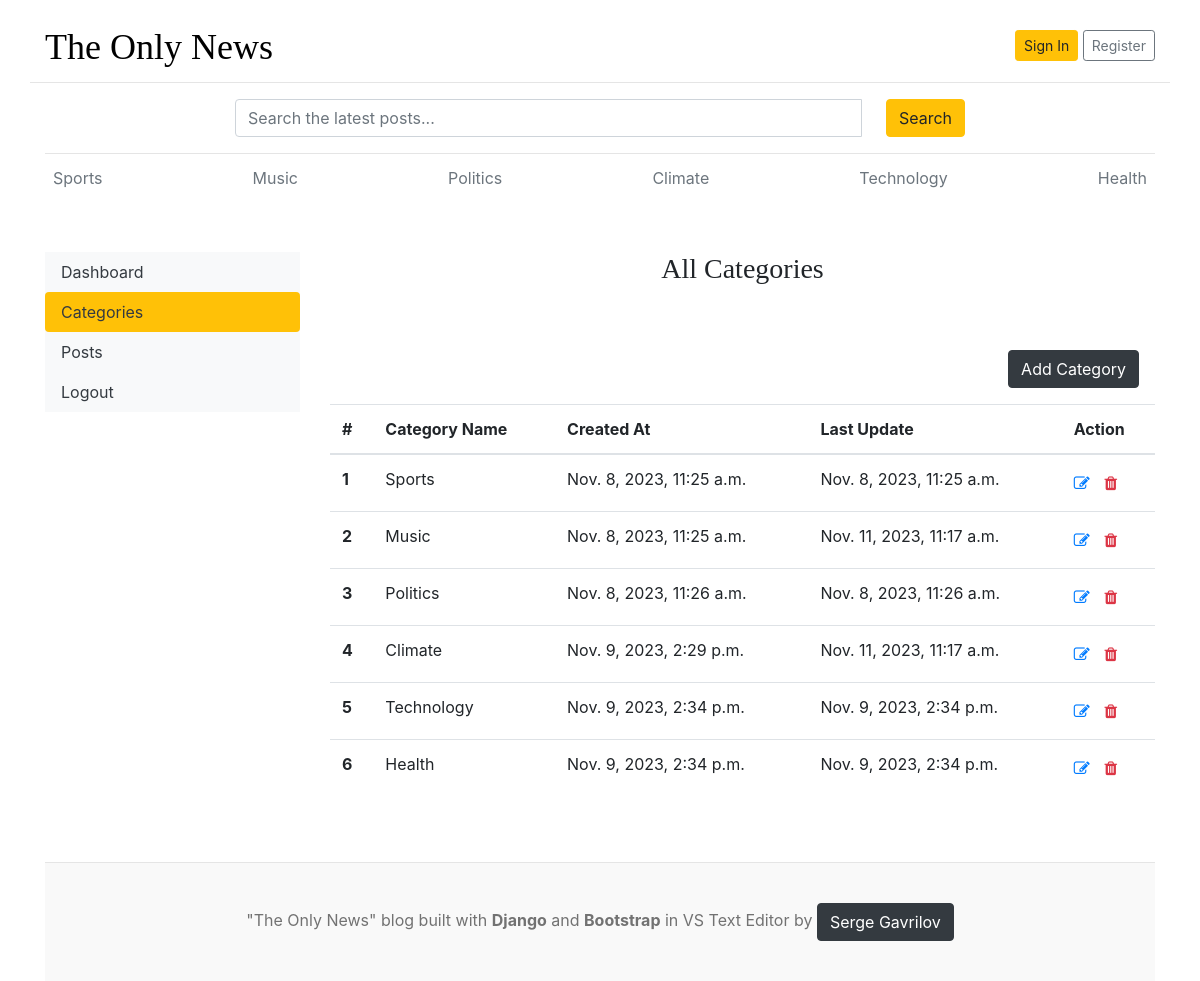
/dashboard/categories/, run on the app's committed database.
### blogs/models.py (models this page shows, shortened)
class Category(models.Model):
    category_name = models.CharField(max_length=50, unique=True)
    created_at = models.DateTimeField(auto_now_add=True)
    updated_at = models.DateTimeField(auto_now=True)
    class Meta:
        verbose_name_plural = 'categories'
    def __str__(self):
        return self.category_name

class MyWeb(models.Model):
    myname = models.CharField(max_length=25)
    mylink = models.URLField(max_length=100)
    class Meta:
        verbose_name_plural = 'My Website'

### dashboards/views.py (the view)
# urls.py: path('categories/', views.categories, name='categories'),
def categories(request):
    return render(request, 'dashboard/categories.html')

### blogs/context_processors.py (called while the page is built)
def get_categories(request):
    categories = Category.objects.all()
    return dict(categories=categories)

def get_social_links(request):
    social_links = SocialLink.objects.all()
    return dict(social_links=social_links)

def get_my_web(request):
    my_web = MyWeb.objects.all()
    return dict(my_web=my_web)

### templates/dashboard/categories.html (shortened to what this page needs)
{% extends 'base.html'%}
{% block content %}
<div class="row dashboard">
    {% include 'dashboard/sidebar.html' %}
    <div class="col-md-9">
        <h3 class="text-center mb-5">All Categories</h3>
        <a href="{% url 'add_category' %}" class="btn btn-dark float-right m-3">Add Category</a>
        <table class="table table-hover">
            <thead>
              <tr>
                <th>#</th>
                <th>Category Name</th>
                <th>Created At</th>
                <th>Last Update</th>
                <th>Action</th>
              </tr>
            </thead>
            <tbody>
                {% for cat in categories %}
              <tr>
                <th>{{forloop.counter}}</th>
                <td>{{cat}}</td>
                <td>{{cat.created_at}}</td>
                <td>{{cat.updated_at}}</td>
                <td>
                    <a href="{% url 'edit_category' cat.id %}"><i class="fa fa-edit py-2 w-25"></i></a>
                    <a href="{% url 'delete_category' cat.id %}"><i class="fa fa-trash text-danger py-2 w-25"></i></a>
                </td>
              </tr>
              {% endfor %}
            </tbody>
          </table>
    </div>
</div>
{% endblock %}

### templates/base.html (shortened to what this page needs)
{% load static %}
<!DOCTYPE html>
<html lang="en">
  <head>
    <link
      href="https://getbootstrap.com/docs/4.0/dist/css/bootstrap.min.css"
      rel="stylesheet"
    />
    <link rel="stylesheet"  href="{% static 'style/blog.css' %}" />
    <link rel="stylesheet" href="https://cdnjs.cloudflare.com/ajax/libs/font-awesome/4.7.0/css/font-awesome.min.css">
  </head>
  <body>
    <div class="container">
      <header class="blog-header py-3">
        <div class="row flex-nowrap justify-content-between align-items-center">
          <div class="col-8 pt-1">
            <a class="blog-header-logo" href="/">The Only News</a>
          </div>
          <div class="col-4 d-flex justify-content-end align-items-center">
            {% if not user.is_authenticated%}
            <a class="btn btn-sm btn-warning" href="{% url 'login' %}">Sign In</a> &nbsp;
            <a class="btn btn-sm btn-outline-secondary" href="{% url 'register' %}">Register</a>
            {% else %}
            <span>Welcome:<strong>{{ user }}</strong></span>
            <a class="btn btn-sm btn-outline-secondary ml-3" href="{% url 'logout' %}">Logout</a>
            <a class="btn btn-sm btn-outline-info ml-3" href="{% url 'dashboard' %}"><strong>Dashboard</strong></a>
            {% endif %}
          </div>
        </div>
        <div class="row flex-nowrap justify-content-between align-items-center search_fun mt-2" style="border-top: 1px solid #e5e5e5;" >
          <div class="col-2">
            </div>
          <div class="col-8 mt-3">
            <form action="{% url 'search' %}" method="GET">
              <div class="input-group">
                <input class="form-control" type="text" name="keyword" value="{{ keyword }}" placeholder="Search the latest posts..." aria-label="Enter search term..." aria-describedby="button-search" />
                <button type="submit" class="ml-4 btn btn-warning" id="button-search" type="button">Search</button>
            </div>
            </form>
          </div>
          <div class="col-2">
          </div>
        </div>
      </header>
      <div class="nav-scroller py-1 mb-2">
        <nav class="nav d-flex justify-content-between">
          {% for cat in categories %}
          <a class="p-2 text-muted" href="{% url 'posts_by_category' cat.id %}">{{cat.category_name}}</a>
          {% endfor %}
        </nav>
      </div>
{% block content %}
{% endblock %}
      {% if my_web %}
      <footer class="blog-footer">
        {% for myweb in my_web %}
        <p>"The Only News" blog built with <strong>Django</strong> and <strong>Bootstrap</strong> in VS Text Editor by <a class="btn btn-dark" href="{{ myweb.mylink }}" target="_blank">{{myweb.myname}}</a></p>
        {% endfor %}
      </footer>
      {% endif %}
    </body>
  </html>

### blog_main/static/style/blog.css (style rules this page uses)
.blog-header { border-bottom: 1px solid #e5e5e5; }
.blog-header-logo { font-family: "Playfair Display", Georgia, "Times New Roman", serif; font-size: 2.25rem; color: black; }
h1, h2, h3, h4, h5, h6 { font-family: "Playfair Display", Georgia, "Times New Roman", serif; }
.dashboard { margin-bottom: 50px; margin-top: 50px; }
.blog-footer { padding: 2.5rem 0; color: #727272; text-align: center; background-color: #f9f9f9; border-top: .05rem solid #e5e5e5; }
.blog-footer p:last-child { margin-bottom: 0; }

### data on the page
Category: category_name "Sports", created_at "Nov. 8, 2023, 11:25 a.m.", updated_at "Nov. 8, 2023, 11:25 a.m."
Category: category_name "Music", created_at "Nov. 8, 2023, 11:25 a.m.", updated_at "Nov. 11, 2023, 11:17 a.m."
Category: category_name "Politics", created_at "Nov. 8, 2023, 11:26 a.m.", updated_at "Nov. 8, 2023, 11:26 a.m."
Category: category_name "Climate", created_at "Nov. 9, 2023, 2:29 p.m.", updated_at "Nov. 11, 2023, 11:17 a.m."
Category: category_name "Technology", created_at "Nov. 9, 2023, 2:34 p.m.", updated_at "Nov. 9, 2023, 2:34 p.m."
Category: category_name "Health", created_at "Nov. 9, 2023, 2:34 p.m.", updated_at "Nov. 9, 2023, 2:34 p.m."
MyWeb: myname "Serge Gavrilov"
